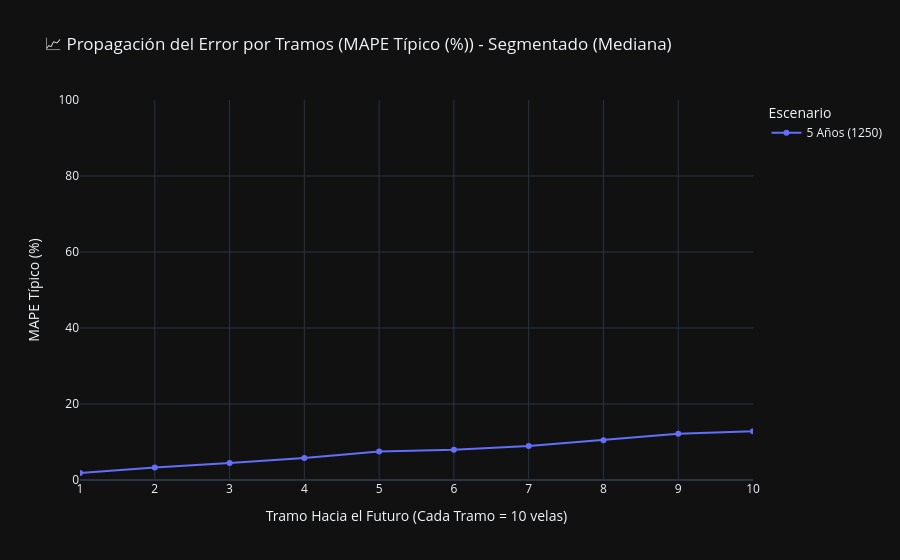
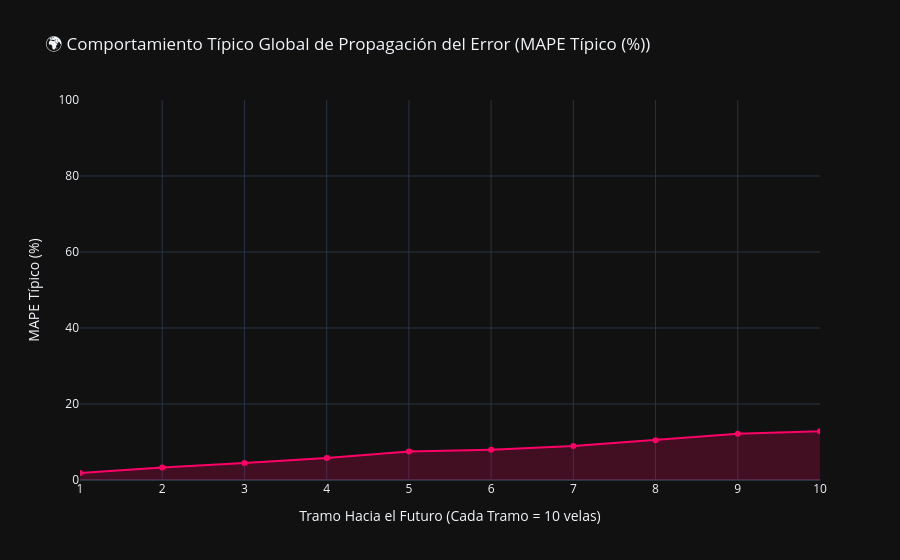

Notebook cell for these charts, in order:
### Markdown cell above
### 📈 Módulo 4: Propagación del Error Matemático (The Error Curve)
A diferencia del Hit Ratio (que evalúa dirección), aquí medimos el desvío absoluto porcentual (MAPE). 
¿A qué velocidad se degrada matemáticamente el valor exacto de la predicción a medida que viajamos hacia el futuro?
*(Nota: Utilizamos la **Mediana** en lugar de la Media, y un recorte visual en Y=100 para evitar que el gráfico colapse por iteraciones explosivas)*

### Code cell
if not df_clean.empty:
    # Verificamos si la DB nueva usa MAPE o si es la vieja con RMSE
    error_prefix = 'MAPE_B' if 'MAPE_B1' in df_clean.columns else 'RMSE_B'
    error_cols = [f'{error_prefix}{i}' for i in range(1, 16)]
    error_label = 'MAPE Típico (%)' if error_prefix == 'MAPE_B' else 'RMSE Típico Absoluto'
    
    # 1. Gráfico Segmentado por Escenario (MEDIANA en vez de MEDIA para escudo anti-outliers)
    error_df = df_clean.groupby('Escenario')[error_cols].median().reset_index()
    error_melted = pd.melt(error_df, id_vars=['Escenario'], value_vars=error_cols, 
                           var_name='Bloque_Futuro', value_name='Error_Promedio')
    error_melted['Tramo_Futuro'] = error_melted['Bloque_Futuro'].str.extract('(\d+)').astype(int)
    
    fig1 = px.line(error_melted, x='Tramo_Futuro', y='Error_Promedio', color='Escenario', markers=True,
                  title=f"📈 Propagación del Error por Tramos ({error_label}) - Segmentado (Mediana)",
                  labels={'Tramo_Futuro': 'Tramo Hacia el Futuro (Cada Tramo = 10 velas)', 'Error_Promedio': error_label})
    
    # Recorte Visual X=10, Y=100
    fig1.update_xaxes(dtick=1, range=[1, 10])
    fig1.update_layout(template='plotly_dark', yaxis_range=[0, 100])
    fig1.show()
    
    # 2. Gráfico Promedio Global (MEDIANA)
    global_error_df = df_clean[error_cols].median().reset_index()
    global_error_df.columns = ['Bloque_Futuro', 'Error_Promedio']
    global_error_df['Tramo_Futuro'] = global_error_df['Bloque_Futuro'].str.extract('(\d+)').astype(int)
    
    fig2 = px.area(global_error_df, x='Tramo_Futuro', y='Error_Promedio', markers=True,
                  title=f"🌍 Comportamiento Típico Global de Propagación del Error ({error_label})",
                  labels={'Tramo_Futuro': 'Tramo Hacia el Futuro (Cada Tramo = 10 velas)', 'Error_Promedio': error_label})
                  
    # Recorte Visual X=10, Y=100
    fig2.update_traces(line_color='#ff0066', fillcolor='rgba(255, 0, 102, 0.2)')
    fig2.update_xaxes(dtick=1, range=[1, 10])
    fig2.update_layout(template='plotly_dark', yaxis_range=[0, 100])
    fig2.show()

### Figure 1 — Plotly figure (JSON) as saved in the notebook; plotly's stock layout.template omitted (floating-point values rounded to 4 significant figures)
{"data": [{"hovertemplate": "Escenario=5 Años (1250)<br>Tramo Hacia el Futuro (Cada Tramo = 10 velas)=%{x}<br>MAPE Típico (%)=%{y}<extra></extra>", "legendgroup": "5 Años (1250)", "line": {"color": "#636efa", "dash": "solid"}, "marker": {"symbol": "circle"}, "mode": "lines+markers", "name": "5 Años (1250)", "orientation": "v", "showlegend": true, "type": "scatter", "x": [1, 2, 3, 4, 5, 6, 7, 8, 9, 10, 11, 12, 13, 14, 15], "xaxis": "x", "y": [1.85, 3.31, 4.49, 5.79, 7.48, 7.98, 8.94, 10.48, 12.17, 12.8, 14.27, 16.67, 18.12, 19.39, 21.07], "yaxis": "y"}], "layout": {"legend": {"title": {"text": "Escenario"}, "tracegroupgap": 0}, "title": {"text": "📈 Propagación del Error por Tramos (MAPE Típico (%)) - Segmentado (Mediana)"}, "xaxis": {"anchor": "y", "domain": [0, 1], "dtick": 1, "range": [1, 10], "title": {"text": "Tramo Hacia el Futuro (Cada Tramo = 10 velas)"}}, "yaxis": {"anchor": "x", "domain": [0, 1], "range": [0, 100], "title": {"text": "MAPE Típico (%)"}}}}

### Figure 2 — Plotly figure (JSON) as saved in the notebook; plotly's stock layout.template omitted (floating-point values rounded to 4 significant figures)
{"data": [{"fillcolor": "rgba(255, 0, 102, 0.2)", "fillpattern": {"shape": ""}, "hovertemplate": "Tramo Hacia el Futuro (Cada Tramo = 10 velas)=%{x}<br>MAPE Típico (%)=%{y}<extra></extra>", "legendgroup": "", "line": {"color": "#ff0066"}, "marker": {"symbol": "circle"}, "mode": "lines+markers", "name": "", "orientation": "v", "showlegend": false, "stackgroup": "1", "type": "scatter", "x": [1, 2, 3, 4, 5, 6, 7, 8, 9, 10, 11, 12, 13, 14, 15], "xaxis": "x", "y": [1.85, 3.31, 4.49, 5.79, 7.48, 7.98, 8.94, 10.48, 12.17, 12.8, 14.27, 16.67, 18.12, 19.39, 21.07], "yaxis": "y"}], "layout": {"legend": {"tracegroupgap": 0}, "title": {"text": "🌍 Comportamiento Típico Global de Propagación del Error (MAPE Típico (%))"}, "xaxis": {"anchor": "y", "domain": [0, 1], "dtick": 1, "range": [1, 10], "title": {"text": "Tramo Hacia el Futuro (Cada Tramo = 10 velas)"}}, "yaxis": {"anchor": "x", "domain": [0, 1], "range": [0, 100], "title": {"text": "MAPE Típico (%)"}}}}
